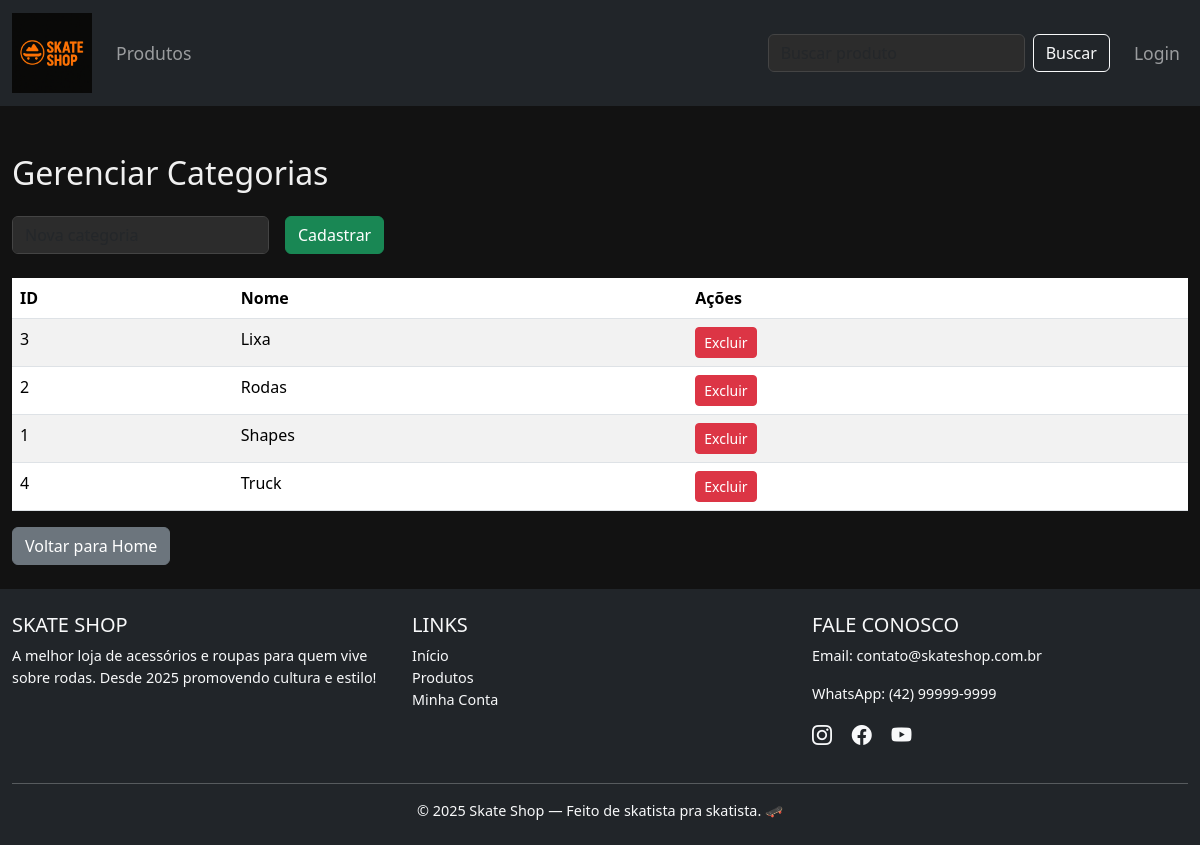
Screenshot of /admin/categorias.php with the database file from the repository.
### tables this page shows
CREATE TABLE `categorias` (
  `id` int(11) NOT NULL,
  `nome` varchar(100) NOT NULL
);

### admin/categorias.php (the view, shortened to what this page needs)
<?php
include '../includes/conexao.php';
include '../includes/cabecalho.php';
$stmt = $pdo->query("SELECT * FROM categorias ORDER BY nome");
$categorias = $stmt->fetchAll(PDO::FETCH_ASSOC);
?>
<main class="container flex-fill my-4">
<h2 class="mb-4">Gerenciar Categorias</h2>
<form method="POST" class="row g-3 mb-4">
  <div class="col-auto">
    <input type="text" name="nome" class="form-control" placeholder="Nova categoria" required>
  </div>
  <div class="col-auto">
    <button type="submit" class="btn btn-success">Cadastrar</button>
  </div>
</form>
<table class="table table-striped">
  <thead>
    <tr>
      <th>ID</th>
      <th>Nome</th>
      <th>Ações</th>
    </tr>
  </thead>
  <tbody>
    <?php foreach ($categorias as $categoria): ?>
      <tr>
        <td><?= $categoria['id'] ?></td>
        <td><?= htmlspecialchars($categoria['nome']) ?></td>
        <td>
          <a href="?excluir=<?= $categoria['id'] ?>" class="btn btn-danger btn-sm" onclick="return confirm('Excluir esta categoria?')">Excluir</a>
        </td>
      </tr>
    <?php endforeach; ?>
  </tbody>
</table>
<a href="/meu_ecommerce/index.php" class="btn btn-secondary">Voltar para Home</a>
</main>
<?php include '../includes/rodape.php'; ?>

### assets/css/estilo.css (style rules this page uses)
main { flex: 1; }
body { background-color: #121212 !important; color: #f0f0f0 !important; font-family: 'Segoe UI', Tahoma, Geneva, Verdana, sans-serif; }
a { color: #ff6f00; text-decoration: none; }
.form-control { background-color: #2c2c2c; border: 1px solid #444; color: #f0f0f0; }
.container { max-width: 1200px; }

### rows the page displays
categorias: id "3", nome "Lixa"
categorias: id "2", nome "Rodas"
categorias: id "1", nome "Shapes"
categorias: id "4", nome "Truck"
